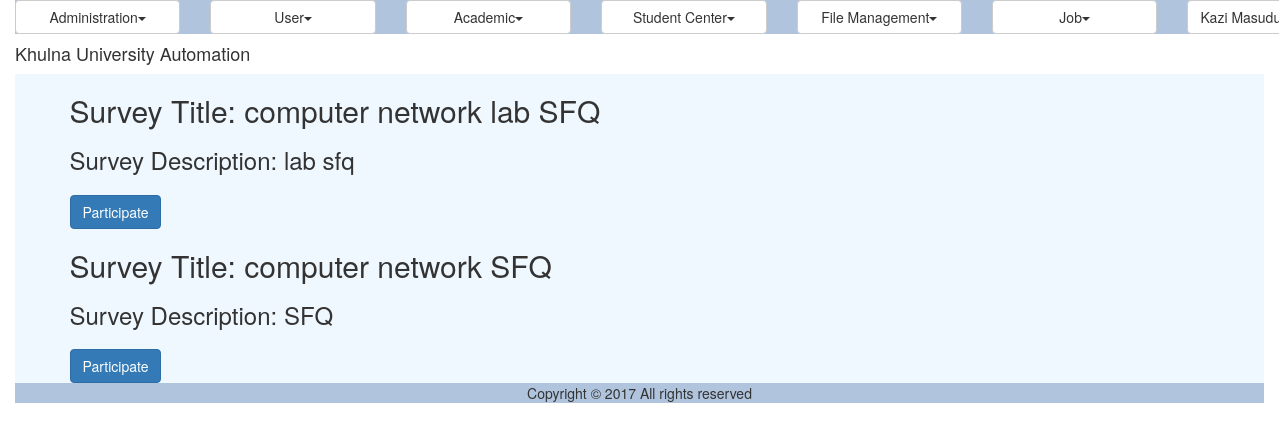
The page /survey_list.php (signed in) on the database its author committed.
### tables this page shows
CREATE TABLE `svms_survey` (
  `ID` varchar(40) NOT NULL,
  `Title` varchar(100) NOT NULL,
  `Description` varchar(300) NOT NULL,
  `Link` varchar(100) NOT NULL,
  `TotalQuestions` int(11) NOT NULL,
  `CreatorID` varchar(40) NOT NULL,
  `CreationDate` date NOT NULL,
  `CompletionDate` date NOT NULL
);

### util/class.util.inc (called while the page is built, shortened)
<?php
class ConfigUtil implements I_DBConfig, I_LogConfig, I_LanguageConfig{
	public static $s_instance;
	private $_host;
	private $_username;
	private $_password;
	private $_database;
	public static function getInstance() {
		if(!self::$s_instance) {
			self::$s_instance = new self();
		}
		return self::$s_instance;
	}
	private function readConfig(){
		$this->_ini_array = parse_ini_file(CONFIG.'system.ini');
		$this->_host =	$this->_ini_array['db_host'];
		$this->_username = $this->_ini_array['db_username'];
		$this->_password = $this->_ini_array['db_password'];
		$this->_database = $this->_ini_array['db_database'];
	}
	public function getDBHost(){
		return $this->_host;
	}
	public function getDBUserName(){
		return $this->_username;
	}
	public function getDBPassword(){
		return $this->_password;
	}
	public function getDBName(){
		return $this->_database;
	}
}
class DBUtil implements I_DBUtil {
	private static $s_instance;
	private $_host;
	private $_username;
	private $_password;
	private $_database;
	protected $_connection;
	protected $_result;
	public static function getInstance() {
		if(!self::$s_instance) {
			self::$s_instance = new self();
		}
		return self::$s_instance;
	}
	private function readDBConfig(){
		$_config = ConfigUtil::getInstance();
		$this->_host = $_config->getDBHost();
		$this->_username = $_config->getDBUserName();
		$this->_password = $_config->getDBPassword();
		$this->_database = $_config->getDBName();
	}
	private function setConnection(){
		$this->_connection = new mysqli($this->_host, $this->_username,
			$this->_password, $this->_database);
	}
	public function doQuery($sql) {
		$this->_result = $this->_connection->query($sql) or die(mysqli_error($this->_connection));
		return $this->_result;
	}
	public function getNumRows() {
		$this->_numRows = mysqli_num_rows($this->_result);
		return $this->_numRows;
	}
	public function getAllRows() {
		$rows = array();
		for($x = 0; $x < $this->getNumRows(); $x++) {
			$rows[] = mysqli_fetch_assoc($this->_result);
		}
		return $rows;
	}
}
class LogUtil{
	private static $s_instance;
	public static function getInstance(){
		if(!self::$s_instance) {
			self::$s_instance = new self();
		}
		return self::$s_instance;
	}
}
class LangUtil{
	private static $s_instance;
	public static function getInstance() {
		if(!self::$s_instance) {
			self::$s_instance = new self();
		}
		return self::$s_instance;
	}
}
?>

### modules/survey/bao/class.surveybao.inc (called while the page is built, shortened)
<?php
include_once UTILITY.'class.util.inc';
include_once MODULES_SURVEY.'dao/class.surveydao.inc';
Class SurveyBAO{
	private $_SurveyDAO;
	public function __construct(){
		$this->_SurveyDAO = new SurveyDAO();
	}
	public function getAllSurveys(){
		$Result = $this->_SurveyDAO->getAllSurveys();
		return $Result;
	}
}
?>

### modules/survey/dao/class.surveydao.inc (called while the page is built, shortened)
<?php
include_once COMMON.'class.common.inc';
include_once COMMON.'class.common.survey.inc';
include_once UTILITY.'class.util.inc';
Class SurveyDAO{
	private $_DB;
	public function __construct(){
		$this->_DB = DBUtil::getInstance();
	}
	public function getAllSurveys(){
		$SurveyList = array();
		$this->_DB->doQuery("SELECT * FROM svms_survey");
		$rows = $this->_DB->getAllRows();
		for($i = 0; $i < sizeof($rows); $i++) {
			$row = $rows[$i];
			$this->_Survey = new Survey();
		    $this->_Survey->setID ( $row['ID']);
		    $this->_Survey->setTitle ( $row['Title'] );
		    $this->_Survey->setDescription ( $row['Description'] );
		    $this->_Survey->setLink ( $row['Link'] );
		    $this->_Survey->setTotalQuestions( $row['TotalQuestions'] );
		    $this->_Survey->setCreator( $row['CreatorID'] );
		    $this->_Survey->setCreationDate( $row['CreationDate'] );
		    $this->_Survey->setCompletionDate( $row['CompletionDate'] );
		    $SurveyList[]=$this->_Survey;
		}
		$Result = new Result();
		$Result->setIsSuccess(1);
		$Result->setResultObject($SurveyList);
		return $Result;
	}
}
?>

### common/class.common.inc (called while the page is built, shortened)
<?php
class Result{
    private $_IsSuccess=0;
    private $_ResultObject;
    public function setIsSuccess($IsSuccess){
        $this->_IsSuccess = $IsSuccess;
    }
    public function getIsSuccess(){
        return $this->_IsSuccess;
    }
    public function setResultObject($ResultObject){
        $this->_ResultObject = $ResultObject;
    }
    public function getResultObject(){
        return $this->_ResultObject;
    }
}
?>

### common/class.common.survey.inc (called while the page is built, shortened)
<?php
class Survey{
    private $_ID;
    private $_Title;
    private $_Description;
    public function setID ( $ID ) {
        $this->_ID = $ID;
    }
    public function getID () {
        return $this->_ID;
    }
    public function setTitle( $Title ) {
        $this->_Title= $Title;
    }
    public function getTitle() {
        return $this->_Title;
    }
    public function setDescription ( $Description ) {
        $this->_Description = $Description;
    }
    public function getDescription () {
        return $this->_Description;
    }
}
?>

### modules/survey/ui/view.survey_list.inc (the view, shortened to what this page needs)
<?php
function createArea(){
    $surveyBAOOb = new SurveyBAO();
    $Result = $surveyBAOOb->getAllSurveys();
    $ResultOb = $Result->getResultObject();
    $numOfSur = count($ResultOb);
    for($i=0;$i<$numOfSur;$i++){
        $obj = $ResultOb[$i];
        ?>
        <h2>Survey Title: <?php echo $obj->getTitle();?></h2>
        <h3>Survey Description: <?php echo $obj->getDescription();?></h3>
        <a href="survey_ques_fillup.php?sid=<?php echo $obj->getID()?>" class="btn btn-primary" style="margin-top: 1%">Participate</a>
        <?php
    }
}
?>
<div class="container">
    <?php
        createArea();
    ?>
</div>

### rows shown on the page
svms_survey: Title "computer network lab SFQ", Description "lab sfq"
svms_survey: Title "computer network SFQ", Description "SFQ"

### other values the page prints
$globalMenu[$i]->getTitle() "Administration User Academic Student Center File Management Job"
$CurrentUser->getFullName() "Kazi…"
